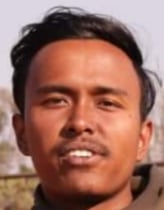
#> input picture 1_4_Feature_Vectors/images/sid.jpg, 164 x 210 px
$ jupyter execute --allow-errors Untitled.ipynb   (shell and % lines are left out)
#> lines starting #> are read from the running program, lines starting #| are printed output that depends on the picture
[cell 1]
import numpy as np
import pandas as pd
import cv2
import matplotlib.pyplot as plt

[cell 2]
plt.rcParams['figure.figsize'] = [20,10]

[cell 3]
image  = cv2.imread("images/sid.jpg")
#> image is the input picture: shape (210, 164, 3); mean B, G, R 96.4, 109.1, 155.8
training_rgb = cv2.cvtColor(image,cv2.COLOR_BGR2RGB)
training_gray = cv2.cvtColor(image,cv2.COLOR_RGB2GRAY)
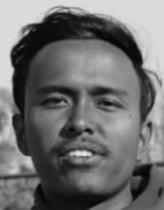
#> training_gray: shape (210, 164); min 1, max 237, mean 110.6

plt.subplot(1,2,1)
plt.title("Original Images")
plt.imshow(training_rgb)

plt.subplot(122)
plt.title("Gray Images")
plt.imshow(training_gray,cmap="gray")
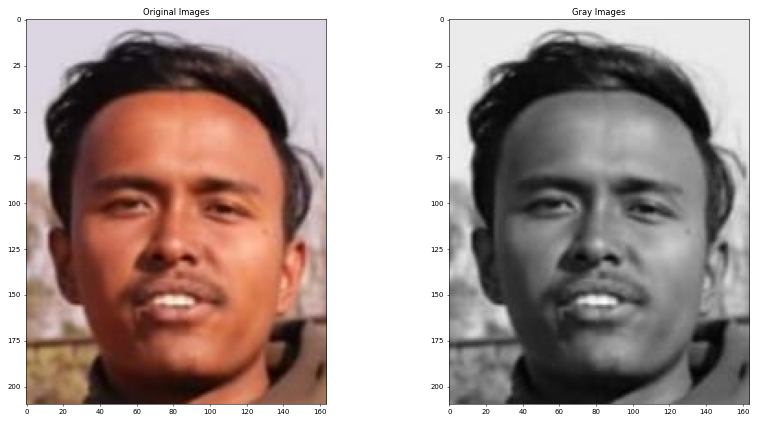
#> figure drawn by matplotlib, 2 panels

[cell 4]
import copy

orb = cv2.ORB_create(200,1.5,WTA_K =2)
#randomly pani 2 nai hunxa
keypoints, descriptor = orb.detectAndCompute(training_gray,None)
#> keypoints = 124 keypoints; strongest (x, y, size): (89, 154, 31), (87, 153, 46.5), (70, 153, 46.5), (88, 128, 69.8)

keyp_without_size = copy.copy(training_rgb)
#output dhekhauna lai banako duita copy
keyp_with_size_orientation = copy.copy(training_rgb)

cv2.drawKeypoints(training_rgb,keypoints,keyp_without_size,(0,255,0))
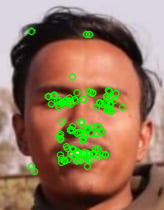
#> keyp_without_size: shape (210, 164, 3); mean R, G, B 147.1, 118.1, 92.5
#flags nadine just color le represent
cv2.drawKeypoints(training_rgb,keypoints,keyp_with_size_orientation,flags=cv2.DRAW_MATCHES_FLAGS_DRAW_RICH_KEYPOINTS)
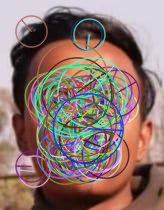
#> keyp_with_size_orientation: shape (210, 164, 3); mean R, G, B 140.7, 117.1, 111
#flags dine color nadine shape banauxa
plt.subplot(121)
plt.title("Without size")
plt.imshow(keyp_without_size)

plt.subplot(122)
plt.title("With size and orientation")
plt.imshow(keyp_with_size_orientation)

print("No of keypoints detected: ",len(keypoints))
#| No of keypoints detected:  124

[cell 5]
training_image = copy.copy(training_gray)
query_image = copy.copy(training_gray)

keypoints_train,descriptor_train = orb.detectAndCompute(training_image,None)
#> keypoints_train has the same summary as keypoints

keypoints_query,descriptor_query = orb.detectAndCompute(query_image,None)
#> keypoints_query has the same summary as keypoints

bf = cv2.BFMatcher(normType = cv2.NORM_HAMMING,crossCheck=True)

matches = bf.match(descriptor_train,descriptor_query)
#> matches = 124 matches

matches = sorted(matches,key= lambda x:x.distance)

result = cv2.drawMatches(training_image,keypoints_train,query_image,keypoints_query,matches[:300],query_image,flags=2)
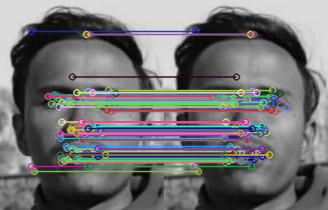
#> result: shape (210, 328, 3); mean of channels 0, 1, 2 115.6, 114.9, 115.2; drawn as B, G, R
#first 300 matches and flags= 2 for drawing lines

# Display the best matching points
plt.title('Best Matching Points')
plt.imshow(result)
plt.show()

# Print the number of keypoints detected in the training image
print("Number of Keypoints Detected In The Training Image: ", len(keypoints_train))
#| Number of Keypoints Detected In The Training Image:  124

# Print the number of keypoints detected in the query image
print("Number of Keypoints Detected In The Query Image: ", len(keypoints_query))
#| Number of Keypoints Detected In The Query Image:  124

# Print total number of matching points between the training and query images
print("\nNumber of Matching Keypoints Between The Training and Query Images: ", len(matches))
#| Number of Matching Keypoints Between The Training and Query Images:  124
